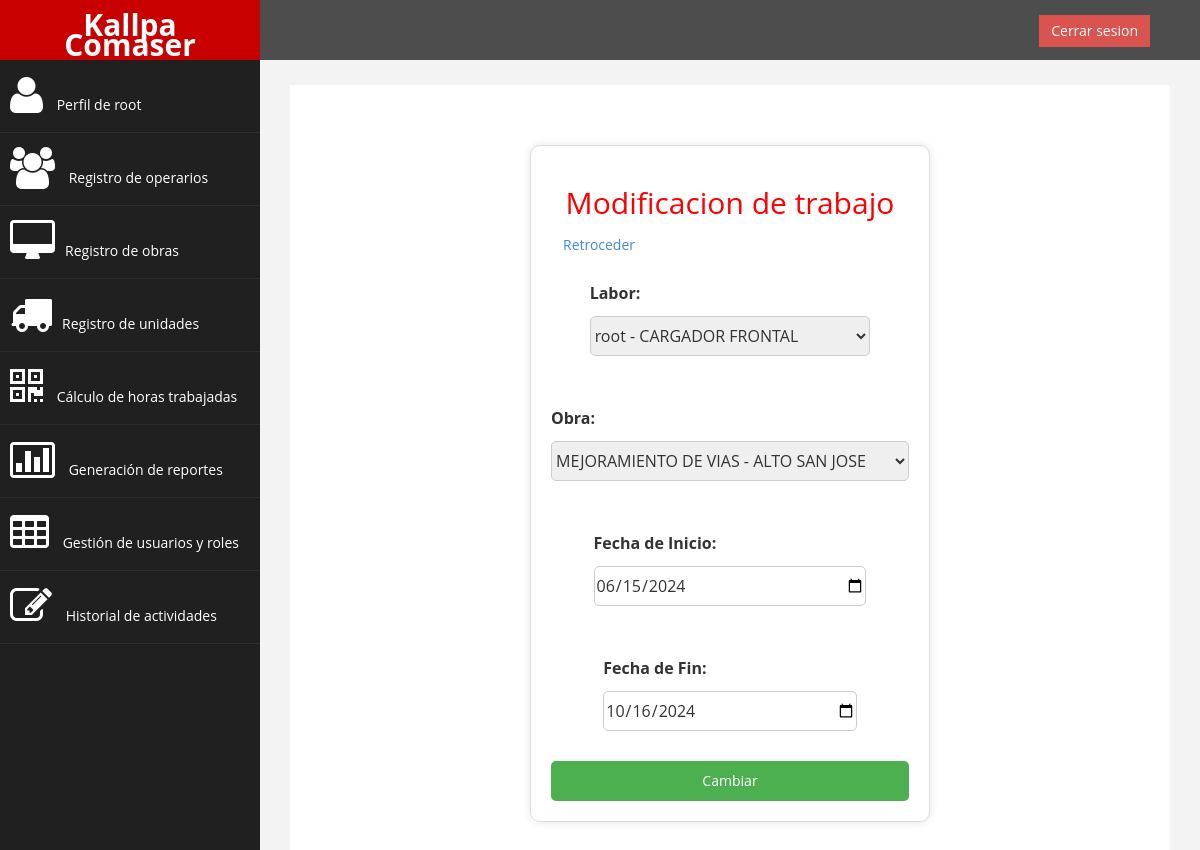
Before: /modificar_trabajo/1/ (signed in) with the older database file.
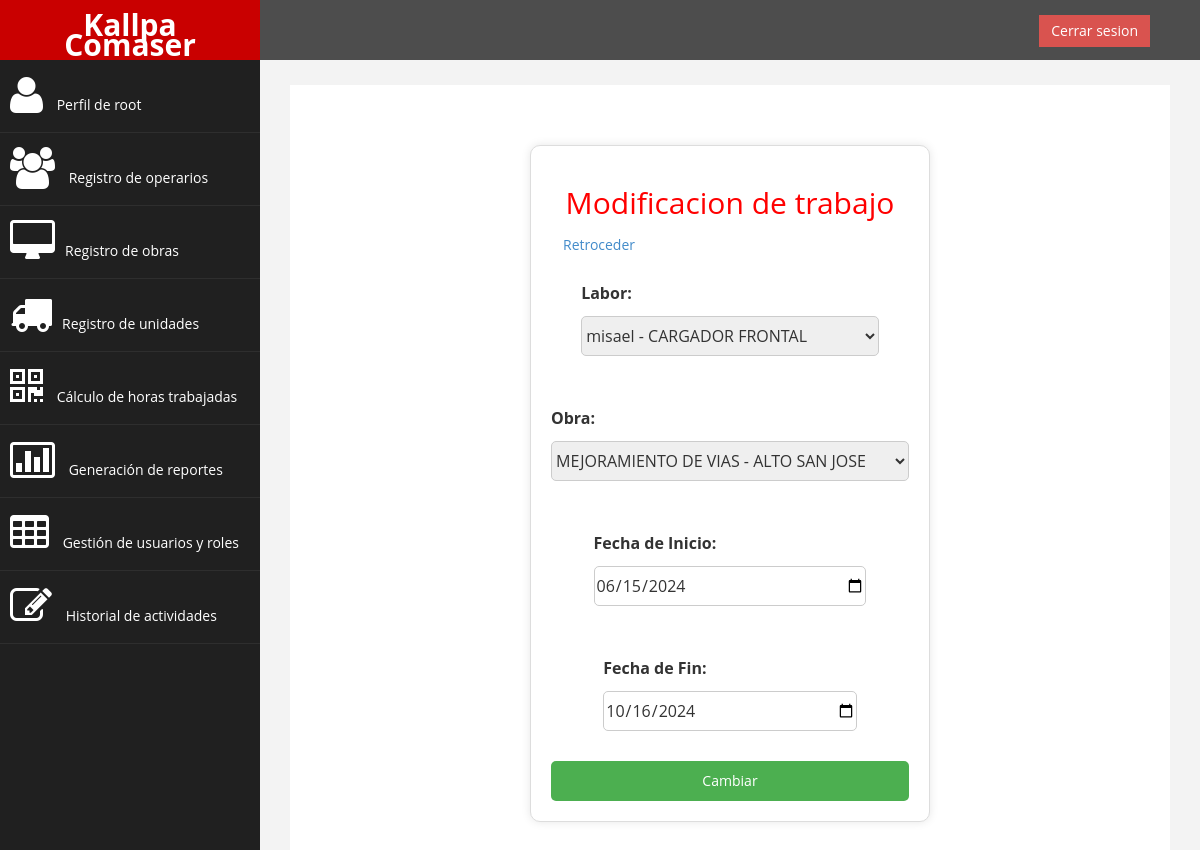
After: the same page with the newer database file.
### sistemaLogeo/models.py (models this page shows)
class LABOR(models.Model):
    CodLab = models.AutoField(primary_key=True)
    CodUsu = models.ForeignKey(User, on_delete=models.CASCADE, db_column='CodUsu')
    CodUni = models.ForeignKey(UNIDAD, on_delete=models.CASCADE, db_column='CodUni')
    LabDes = models.CharField(max_length=60)
    class Meta:
        constraints = [
            models.UniqueConstraint(fields=['CodUsu', 'CodUni'], name='unique_codusu_coduni')
        ]
    def __str__(self):
        return f"{self.CodUsu.username} - {self.CodUni.NomUni}"

### sistemaLogeo/views.py (the view)
# urls.py: path('modificar_trabajo/<int:trabajo_CodTra>/', modificar_trabajo, name='modificar_trabajo'),
@login_required
@user_passes_test(permisoElevados, login_url='/')
def modificar_trabajo(request, trabajo_CodTra):
    trabajo = get_object_or_404(TRABAJO, CodTra=trabajo_CodTra)
    if request.method == 'POST':
        form = TrabajoForm(request.POST, instance=trabajo)
        if form.is_valid():
            form.save()
            return redirect('listar_usuarios')
    else:
        form = TrabajoForm(instance=trabajo)
    return render(request, 'trabajo/modificar_trabajo.html', {'form': form, 'trabajo': trabajo})

### sistemaLogeo/forms.py
class TrabajoForm(forms.ModelForm):
    FecIni = forms.DateField(widget=forms.DateInput(attrs={'type': 'date'}), label='Fecha de Inicio')
    FecFin = forms.DateField(widget=forms.DateInput(attrs={'type': 'date'}), label='Fecha de Fin')
    class Meta:
        model = TRABAJO
        fields = ['CodLab', 'CodObra', 'FecIni', 'FecFin']
        labels = {
            'CodLab': 'Labor',
            'CodObra': 'Obra',
            'FecIni': 'Fecha de Inicio',
            'FecFin': 'Fecha de Fin',
        }
    def __init__(self, *args, **kwargs):
        super().__init__(*args, **kwargs)
        if 'instance' in kwargs:
            initial = {
                'FecIni': kwargs['instance'].FecIni.strftime('%Y-%m-%d') if kwargs['instance'].FecIni else None,
                'FecFin': kwargs['instance'].FecFin.strftime('%Y-%m-%d') if kwargs['instance'].FecFin else None,
            }
            self.initial.update(initial)

### sistemaLogeo/models.py (called while the page is built)
    def __str__(self):
        return f"{self.NomObra}"

### sistemaLogeo/views.py (called while the page is built)
def permisoElevados(user):
    return user.is_staff or user.is_superuser

### sistemaLogeo/templates/trabajo/modificar_trabajo.html (shortened to what this page needs)
{% extends "base.html" %}
{% block nuevo %}
{% load static %}
<link rel="stylesheet" type="text/css" href="{% static 'css/form.css' %}">
{% endblock %}
{% block content %}
<div class="container" style="width: 400px;">
    <h2 class="text-center">Modificacion de trabajo</h2>
    <a href="{% url 'listar_usuarios'%}" class="btn square-btn-adjust"> Retroceder</a>
    <form method="post">
        {{ form.as_p }}
        <button id="funcionamiento" type="submit">Cambiar</button>
    </form>
</div>
{% endblock %}

Changed rows visible on the page:
changed LABOR: CodLab "root - CARGADOR FRONTAL" → "misael - CARGADOR FRONTAL"
